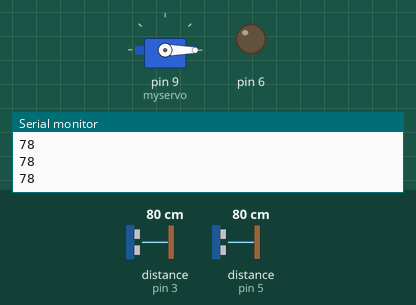
This sketch was run on a simulated Arduino Uno, built with avr-gcc and run on an emulated ATmega328P. On the bench: servo, output pins drawn as LEDs (lit = HIGH), the last lines printed to the serial monitor. Wiring (inferred from the names in the program): 2 × ultrasonic range finder: trigger pin 2, echo pin 3 / trigger pin 4, echo pin 5. The test bench sets the inputs (shaded band); at power-on: distance to the obstacle (sensors on pin 3, pin 5) 80 cm. The echo pulse lasts 58.3 µs per cm; pins used as bus, display or sensor lines are not drawn.

Above: at 1.2 s.
1.3 s: distance to the obstacle (sensor on pin 3) set to 2 cm
At 2.07 s:
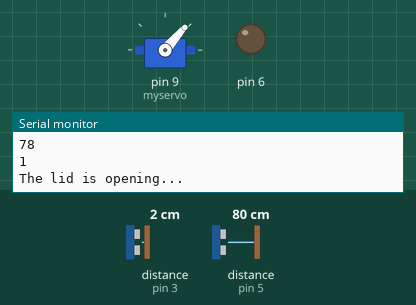
At 3.7 s:
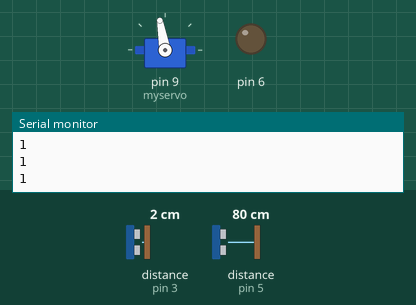
4.3 s: distance to the obstacle (sensor on pin 3) set to 20 cm
5.8 s: distance to the obstacle (sensor on pin 3) set to 24 cm
8.8 s: distance to the obstacle (sensor on pin 3) set to 4 cm
At 9.27 s:
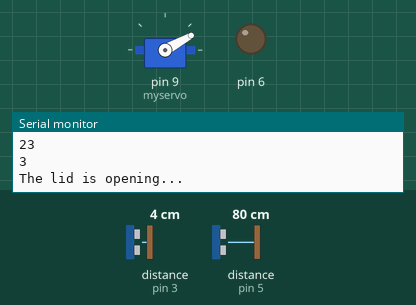
11.8 s: distance to the obstacle (sensor on pin 3) set to 35 cm
Timing chart, 0 to 14.9 s (numbered marks = the images above; inputs shaded):
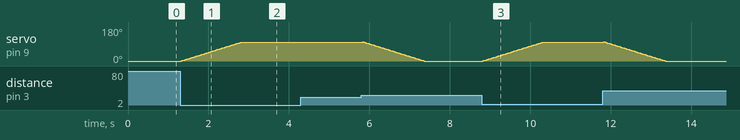

The sketch:

Smart-Dustbin.ino
```cpp
#include <Servo.h>

Servo myservo;
int pos = 0;
int led = 6;

int trigPinLid = 2;
int echoPinLid = 3;
int distanceLid;
long durationLid;

int trigPinCap = 4;
int echoPinCap = 5;
int distanceCap;
long durationCap;

long startTime = 0;

void setup() {
  myservo.attach(9);  // attaches the servo on pin 9 to the servo object
  myservo.write(0);
  DDRD = B01010100;


  Serial.begin(9600);

}

void loop() {

  while(sonarCapacity() <= 20){
    //led turn on
    Serial.println("The bin is full init mate");
  }

  if(sonarLid() <= 20){
    servoOpen();

    while(sonarLid() <= 20){

      if(sonarLid() > 20){
        break;
      }

    }
    servoClose();
  }

}

void servoOpen(){

  Serial.println("The lid is opening...");
  for (pos = 0; pos <= 100; pos += 1){ // goes from 0 degrees to 180 degrees
  // in steps of 1 degree
  myservo.write(pos);              // tell servo to go to position in variable 'pos'
  delay(15);                       // waits 15ms for the servo to reach the position
  }


}

void servoClose(){

  Serial.println("The lid is closing...");
  for (pos; pos >= 0; pos -= 1){ // goes from 180 degrees to 0 degrees
    myservo.write(pos);              // tell servo to go to position in variable 'pos'
    delay(15);                       // waits 15ms for the servo to reach the position
  }
}


int sonarLid(){

  digitalWrite(trigPinLid, LOW);
  delayMicroseconds(2);
  // Sets the trigPin HIGH (ACTIVE) for 10 microseconds

  digitalWrite(trigPinLid, HIGH);
  delayMicroseconds(10);

  digitalWrite(trigPinLid, LOW);
  // Reads the echoPin, returns the sound wave travel time in microseconds

  durationLid = pulseIn(echoPinLid, HIGH);
  // Calculating the distance
  distanceLid = durationLid * 0.034 / 2; // Speed of sound wave divided by 2 (go and back)
  // Displays the distance on the Serial Monitor
  Serial.println(distanceLid);

  return distanceLid;
}

int sonarCapacity(){

  digitalWrite(trigPinCap, LOW);
  delayMicroseconds(2);
  // Sets the trigPin HIGH (ACTIVE) for 10 microseconds

  digitalWrite(trigPinCap, HIGH);
  delayMicroseconds(10);

  digitalWrite(trigPinCap, LOW);
  // Reads the echoPin, returns the sound wave travel time in microseconds
  durationCap = pulseIn(echoPinCap, HIGH);

  // Calculating the distance
  distanceCap = durationCap * 0.034 / 2; // Speed of sound wave divided by 2 (go and back)
  // Displays the distance on the Serial Monitor
  return 21;//distanceCap;

}
```

Measured:
- after the input at 1.3 s, servo on pin 9 (myservo): moves from 0° to 100° over 1.5 s, starting at once
- after the input at 8.8 s, servo on pin 9 (myservo): moves from 0° to 100° over 1.5 s, starting at once
